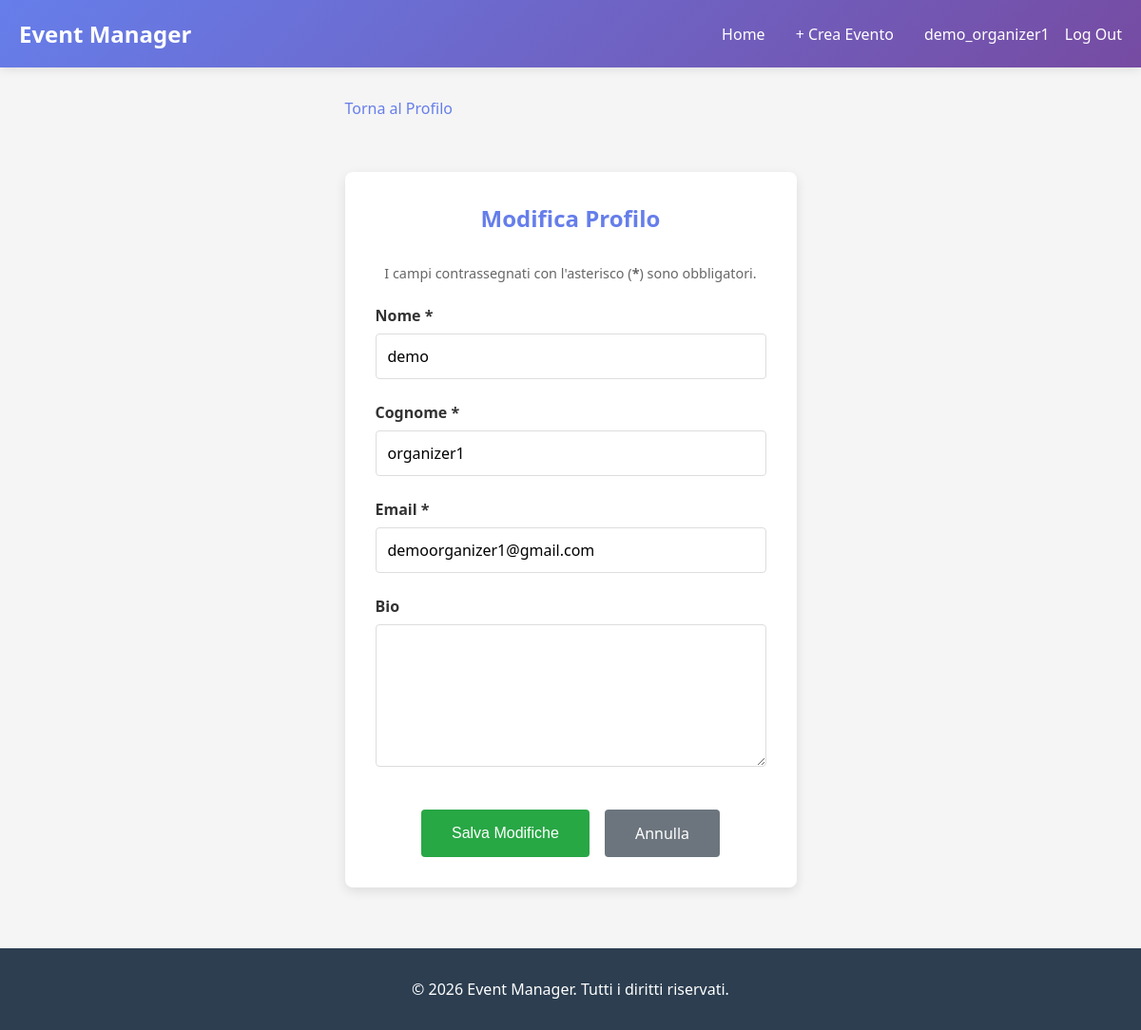
The app's page /profile/edit/ (signed in) with its own data.
### users/models.py (models this page shows, shortened)
class CustomUser(AbstractUser):
    ROLE_CHOICES = (
        ('attendee', 'Attendee'),
        ('organizer', 'Organizer'),
    )
    role = models.CharField(max_length=15, choices=ROLE_CHOICES, blank=False)
    bio = models.TextField(blank=True, null=True)
    email = models.EmailField(blank=False, unique=True)
    first_name = models.CharField(max_length=150, blank=False)
    last_name = models.CharField(max_length=150, blank=False)

### users/views.py (the view)
# urls.py: path('profile/edit/', users_views.profile_edit_view, name='profile_edit'),
@login_required(login_url='login')
@require_http_methods(["GET", "POST"])
def profile_edit_view(request):
    user = request.user
    if request.method == 'POST':
        form = ProfileEditForm(request.POST, instance=user)
        if form.is_valid():
            form.save()
            messages.success(request, 'Profilo aggiornato con successo!')
            return redirect('profile')
    else:
        form = ProfileEditForm(instance=user)
    return render(request, 'profile_edit.html', {'form': form})

### users/forms.py (shortened to what this page needs)
class ProfileEditForm(forms.ModelForm):
    email = forms.EmailField(required=True, label="Email")
    first_name = forms.CharField(required=True, label="Nome")
    last_name = forms.CharField(required=True, label="Cognome")
    class Meta:
        model = CustomUser
        fields = ['first_name', 'last_name', 'email', 'bio']
        widgets = {
            'bio': forms.Textarea(attrs={'rows': 3}),
        }
        labels = {
            'bio': 'Bio',
        }

### templates/profile_edit.html (shortened to what this page needs)
{% extends "base.html" %}
{% load static %}
{% block extra_css %}
<link rel="stylesheet" href="{% static 'css/forms.css' %}">
{% endblock %}
{% block content %}
<a href="{% url 'profile' %}" class="back-link">Torna al Profilo</a>
<div class="form-container form-container-sm">
    <h2>Modifica Profilo</h2>
    <p class="form-mandatory-notice">
        I campi contrassegnati con l'asterisco (<strong>*</strong>) sono obbligatori.
    </p>
    <form method="POST">
        {% for field in form %}
            <div class="form-group">
                <label for="{{ field.id_for_label }}">{{ field.label }} {% if field.field.required %}*{% endif %}</label>
                {{ field }}
            </div>
        {% endfor %}
        <div class="form-actions">
            <button type="submit" class="btn btn-success">Salva Modifiche</button>
            <a href="{% url 'profile' %}" class="btn-cancel btn">Annulla</a>
        </div>
    </form>
</div>
{% endblock %}

### templates/base.html (shortened to what this page needs)
{% load static %}
<!DOCTYPE html>
<html lang="it">
<head>
    <link rel="stylesheet" href="{% static 'css/main.css' %}">
    {% block extra_css %}{% endblock %}
</head>
<body>
    {% if user.is_authenticated %}
    <nav>
        <div class="nav-container">
            <a href="{% url 'event_list' %}" class="nav-brand">Event Manager</a>
            <ul class="nav-links">
                <li><a href="{% url 'event_list' %}">Home</a></li>
                {% if user.role == 'organizer' %}
                    <li><a href="{% url 'event_create' %}">+ Crea Evento</a></li>
                {% endif %}
                <li class="nav-user-meta">
                    <a href="{% url 'profile' %}" class="nav-user-link">
                         <span>{{ user.username }}</span>
                    </a>
                    <form action="{% url 'logout' %}" method="POST" class="nav-logout-form">
                        <button type="submit" class="nav-logout-btn">
                            Log Out
                        </button>
                    </form>
                </li>
            </ul>
        </div>
    </nav>
    {% endif %}
    <div class="container">
        {% block content %}{% endblock %}
    </div>
    <footer>
        <p class="footer-copyright">&copy; 2026 Event Manager. Tutti i diritti riservati.</p>
    </footer>
</body>
</html>

### static/css/main.css (style rules this page uses)
* { margin: 0; padding: 0; box-sizing: border-box; }
html, body { height: 100%; }
body { font-family: 'Segoe UI', Tahoma, Geneva, Verdana, sans-serif; background-color: #f5f5f5; color: #333; display: flex; flex-direction: column; min-height: 100vh; }
nav { background: linear-gradient(135deg, #667eea 0%, #764ba2 100%); padding: 1.2rem 0; box-shadow: 0 2px 10px rgba(0, 0, 0, 0.1); position: sticky; top: 0; z-index: 100; }
.nav-container { max-width: 1200px; margin: 0 auto; padding: 0 20px; display: flex; justify-content: space-between; align-items: center; }
.nav-brand { color: white; font-size: 1.5rem; font-weight: bold; text-decoration: none; }
.nav-links { display: flex; list-style: none; gap: 2rem; align-items: center; margin-left: auto; width: auto; }
.nav-links a { color: white; text-decoration: none; transition: opacity 0.3s; font-weight: 500; }
.nav-user-meta { margin-left: auto; display: flex; align-items: center; gap: 1rem; }
.nav-user-link { display: flex; align-items: center; gap: 0.5rem; }
.nav-logout-form { display: inline; margin: 0; padding: 0; }
.nav-logout-btn { background: none; border: none; color: white; cursor: pointer; font-family: inherit; font-size: inherit; font-weight: inherit; text-decoration: none; padding: 0; }
.container { max-width: 1200px; margin: 2rem auto; padding: 0 20px; flex: 1 0 auto; }
footer { background-color: #2c3e50; color: white; text-align: center; padding: 2rem 0; margin-top: 0; flex-shrink: 0; width: 100%; }
.footer-copyright { margin: 0; }
.btn { display: inline-block; padding: 0.75rem 1.5rem; background-color: #667eea; color: white; text-decoration: none; border: none; border-radius: 4px; cursor: pointer; transition: background-color 0.3s; font-size: 1rem; }
.btn-success { background-color: #28a745; }
.back-link { display: inline-block; margin-bottom: 1.5rem; color: #667eea; text-decoration: none; font-weight: 500; }

### static/css/forms.css (style rules this page uses)
.form-container { max-width: 700px; margin: 2rem auto; background: white; padding: 2rem; border-radius: 8px; box-shadow: 0 4px 12px rgba(0, 0, 0, 0.1); }
.form-container h2 { color: #667eea; text-align: center; margin-bottom: 2rem; }
.form-mandatory-notice { color: #666; font-size: 0.9rem; margin-bottom: 1.5rem; text-align: center; }
.form-group { margin-bottom: 1.5rem; }
.form-group label { display: block; margin-bottom: 0.5rem; font-weight: 600; color: #333; }
.form-group input:not([type="checkbox"]):not([type="radio"]), .form-group textarea, .form-group select { width: 100%; padding: 0.75rem; border: 1px solid #ddd; border-radius: 4px; font-size: 1rem; font-family: inherit; transition: border-color 0.3s, box-shadow 0.3s; }
.form-group textarea { resize: vertical; min-height: 150px; }
.form-actions { display: flex; gap: 1rem; margin-top: 2.5rem; justify-content: center; }
.form-actions button, .form-actions a { padding: 0.85rem 2rem; font-size: 1rem; font-weight: 500; }
.btn-cancel { background-color: #6c757d; }
.form-container-sm { max-width: 500px; }

### records on screen
CustomUser: username "demo_organizer1", form "demo" "organizer1" "demoorganizer1@gmail.com"

### other values on screen
{{ field.label }} "Nome" "Cognome" "Email" "Bio"
